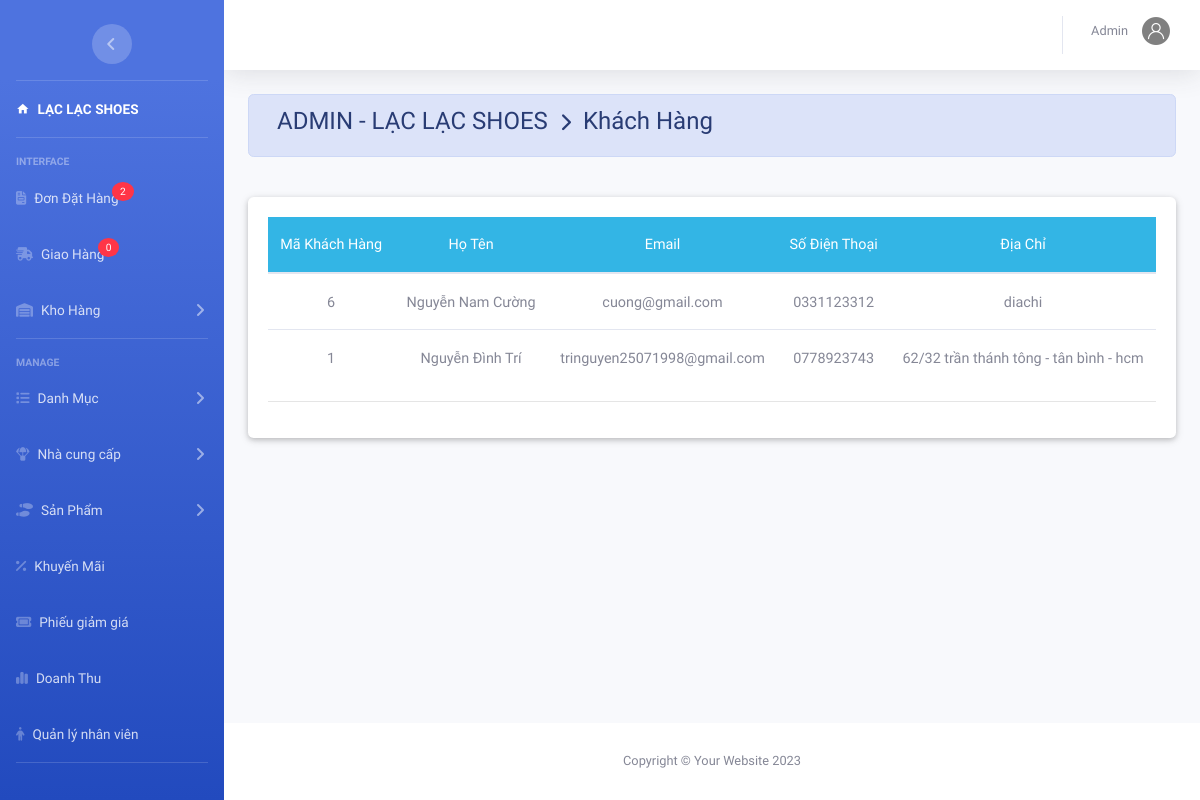
/admin/index.php?action=kh (signed in), run on an earlier commit of the app's database.
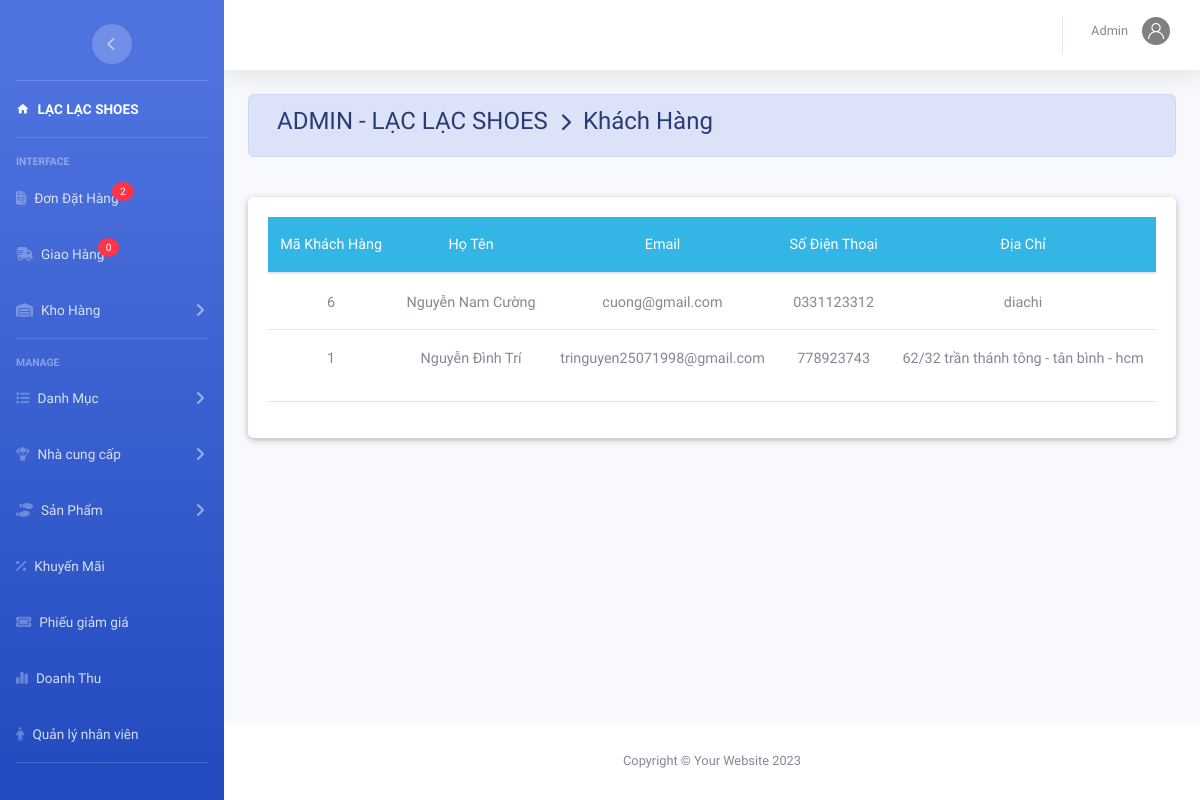
And on a later commit of the database.
### tables this page shows
CREATE TABLE `khachhang` (
  `MaKH` int(11) NOT NULL,
  `TenKH` varchar(50) NOT NULL,
  `Email` varchar(50) NOT NULL,
  `SDT` varchar(12) NOT NULL,
  `DiaChi` text NOT NULL,
  `MatKhau` varchar(50) NOT NULL
);

### admin/khachhang/thongtin.php (the view, shortened to what this page needs)
<?php
include_once('../model/database.php');
	$sql="SELECT *from khachhang ";
	$rs=mysqli_query($conn,$sql);
?>
<div class="container-fluid">
	<div class=" alert alert-primary">
	  <h4 class="page-title">
	     ADMIN - LẠC LẠC SHOES &#160;<i class="fas fa-chevron-right" style="font-size: 18px"></i>&#160; Khách Hàng</h4>
	</div><br>
	<div class="card">
		<div class="card-body">
			<table class="table table-hover m-auto text-center" style="font-size: 13px;">
				<thead class="badge-info">
					<tr>
						<th>Mã Khách Hàng</th>
						<th>Họ Tên</th>
						<th>Email</th>
						<th>Số Điện Thoại</th>
						<th>Địa Chỉ</th>
					</tr>
				</thead>
				<tbody>
			 <?php $so=0;
				 while ($row=mysqli_fetch_array($rs)) { ?>
					<tr>
						<td><?php echo $row['MaKH']; ?></td>
						<td><?php echo $row['TenKH']; ?></td>
						<td><?php echo $row['Email']; ?></td>
						<td><?php echo $row['SDT']; ?></td>
						<td><?php echo $row['DiaChi']; ?></td>
					</tr>
			 <?php	} ?>
				</tbody>
			</table><hr>
		</div>
	</div>
</div>

What changed in the data, as far as the page shows it:
changed khachhang "Nguyễn Đình Trí": SDT "0778923743" → "778923743"
